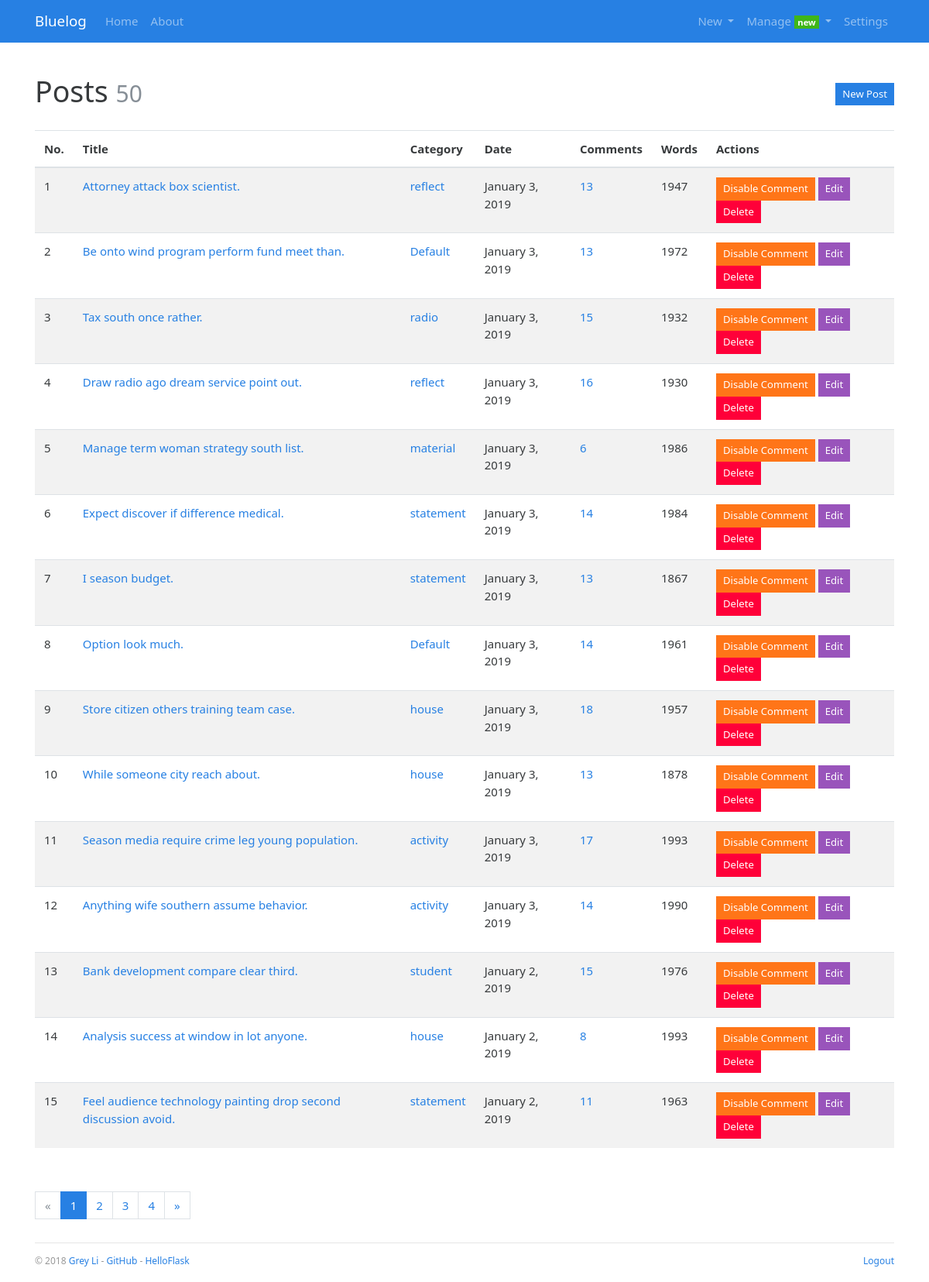
Before: /admin/post/manage (signed in) with the older database file.
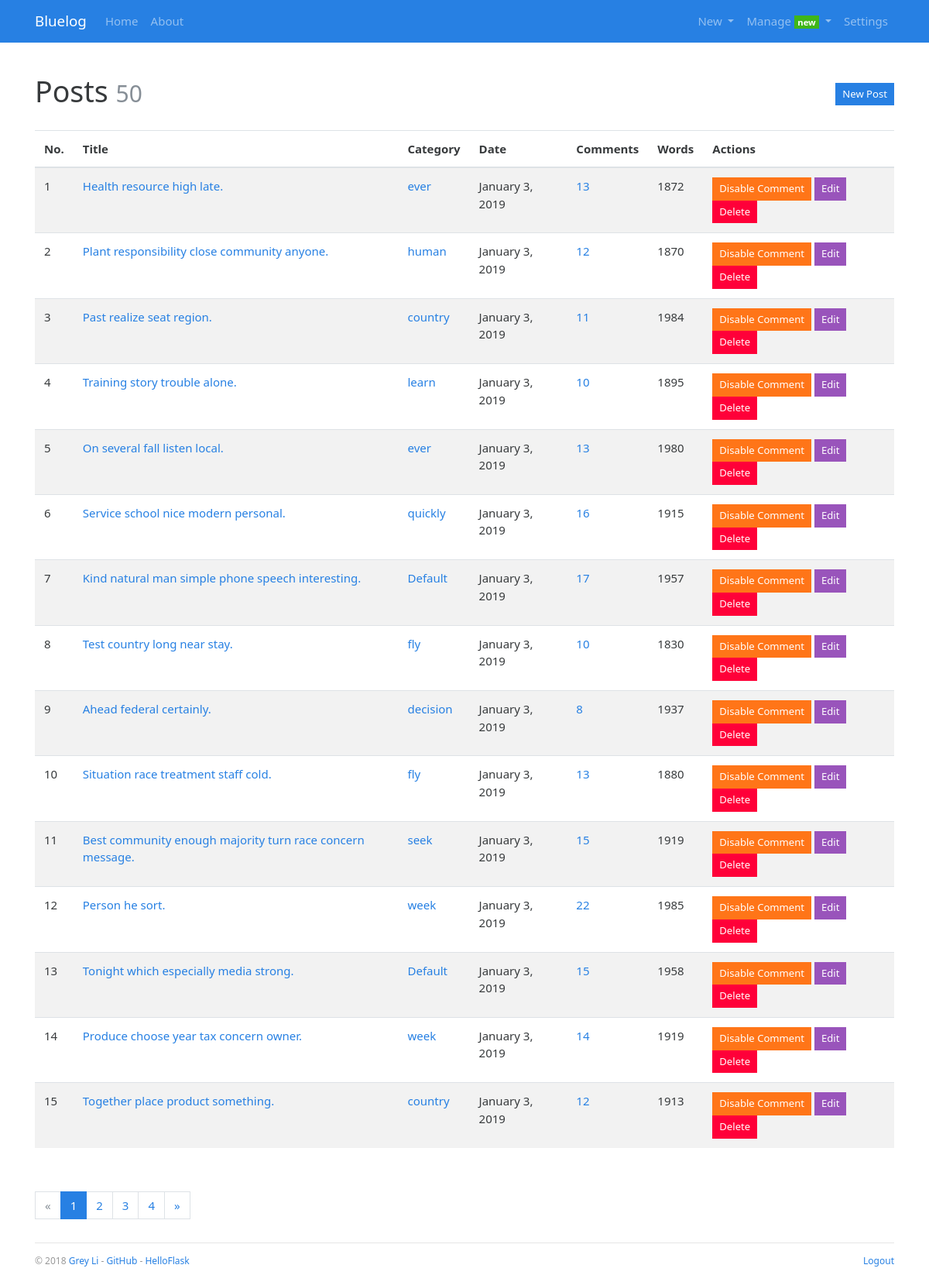
After: the same page with the newer database file.
### ishareblog/models.py (models this page shows, shortened)
class Post(db.Model):
    id = db.Column(db.Integer, primary_key=True)
    title = db.Column(db.String(60))
    body = db.Column(db.Text)
    timestamp = db.Column(db.DateTime, default=datetime.utcnow, index=True)
    can_comment = db.Column(db.Boolean, default=True)
    category_id = db.Column(db.Integer, db.ForeignKey('category.id'))
    category = db.relationship('Category', back_populates='posts')
    comments = db.relationship('Comment', back_populates='post', cascade='all, delete-orphan')

class Category(db.Model):
    id = db.Column(db.Integer, primary_key=True)
    name = db.Column(db.String(30), unique=True)
    posts = db.relationship('Post', back_populates='category')

### ishareblog/blueprints/admin.py (the view)
@admin_bp.route('/post/manage')
@login_required
def manage_post():
    page = request.args.get('page', 1, type=int)
    pagination = Post.query.order_by(Post.timestamp.desc()).paginate(
        page, per_page=current_app.config['BLUELOG_MANAGE_POST_PER_PAGE'])
    posts = pagination.items
    return render_template('admin/manage_post.html', page=page, pagination=pagination, posts=posts)

### ishareblog/__init__.py (called while the page is built)
def register_template_context(app):
    @app.context_processor
    def make_template_context():
        admin = Admin.query.first()
        categories = Category.query.order_by(Category.name).all()
        links = Link.query.order_by(Link.name).all()
        if current_user.is_authenticated:
            unread_comments = Comment.query.filter_by(reviewed=False).count()
        else:
            unread_comments = None
        return dict(
            admin=admin, categories=categories,
            links=links, unread_comments=unread_comments)

def register_request_handlers(app):
    @app.after_request
    def query_profiler(response):
        for q in get_debug_queries():
            if q.duration >= app.config['BLUELOG_SLOW_QUERY_THRESHOLD']:
                app.logger.warning(
                    'Slow query: Duration: %fs\n Context: %s\nQuery: %s\n '
                    % (q.duration, q.context, q.statement)
                )
        return response

### ishareblog/extensions.py (called while the page is built)
@login_manager.user_loader
def load_user(user_id):
    from ishareblog.models import Admin
    user = Admin.query.get(int(user_id))
    return user

### ishareblog/templates/admin/manage_post.html (shortened to what this page needs)
{% extends 'base.html' %}
{% from 'bootstrap/pagination.html' import render_pagination %}
{% block content %}
<div class="page-header">
    <h1>Posts
        <small class="text-muted">{{ pagination.total }}</small>
        <span class="float-right"><a class="btn btn-primary btn-sm"
                                     href="{{ url_for('.new_post') }}">New Post</a></span>
    </h1>
</div>
{% if posts %}
<table class="table table-striped">
    <thead>
    <tr>
        <th>No.</th>
        <th>Title</th>
        <th>Category</th>
        <th>Date</th>
        <th>Comments</th>
        <th>Words</th>
        <th>Actions</th>
    </tr>
    </thead>
    {% for post in posts %}
    <tr>
        <td>{{ loop.index + ((page - 1) * config.BLUELOG_MANAGE_POST_PER_PAGE) }}</td>
        <td><a href="{{ url_for('blog.show_post', post_id=post.id) }}">{{ post.title }}</a></td>
        <td><a href="{{ url_for('blog.show_category', category_id=post.category.id) }}">{{ post.category.name }}</a>
        </td>
        <td>{{ moment(post.timestamp).format('LL') }}</td>
        <td><a href="{{ url_for('blog.show_post', post_id=post.id) }}#comments">{{ post.comments|length }}</a></td>
        <td>{{ post.body|length }}</td>
        <td>
            <form class="inline" method="post"
                  action="{{ url_for('.set_comment', post_id=post.id, next=request.full_path) }}">
                <button type="submit" class="btn btn-warning btn-sm">
                    {% if post.can_comment %}Disable{% else %}Enable{% endif %} Comment
                </button>
            </form>
            <a class="btn btn-info btn-sm" href="{{ url_for('.edit_post', post_id=post.id) }}">Edit</a>
            <form class="inline" method="post"
                  action="{{ url_for('.delete_post', post_id=post.id, next=request.full_path) }}">
                <button type="submit" class="btn btn-danger btn-sm" onclick="return confirm('Are you sure?');">Delete
                </button>
            </form>
        </td>
    </tr>
    {% endfor %}
</table>
<div class="page-footer">{{ render_pagination(pagination) }}</div>
{% else %}
<div class="tip"><h5>No posts.</h5></div>
{% endif %}
{% endblock %}

Changed rows visible on the page:
no longer on this page (row edited): Post: title "Attorney attack box scientist.", category.name "reflect", timestamp "January 3, 2019", comments|length "13", body|length "1947", can_comment "Disable"
no longer on this page (row edited): Post: title "Draw radio ago dream service point out.", category.name "reflect", timestamp "January 3, 2019", comments|length "16", body|length "1930", can_comment "Disable"
no longer on this page (row edited): Post: title "Manage term woman strategy south list.", category.name "material", timestamp "January 3, 2019", comments|length "6", body|length "1986", can_comment "Disable"
no longer on this page (row edited): Post: title "Expect discover if difference medical.", category.name "statement", timestamp "January 3, 2019", comments|length "14", body|length "1984", can_comment "Disable"
no longer on this page (row edited): Post: title "I season budget.", category.name "statement", timestamp "January 3, 2019", comments|length "13", body|length "1867", can_comment "Disable"
no longer on this page (row edited): Post: title "Option look much.", category.name "Default", timestamp "January 3, 2019", comments|length "14", body|length "1961", can_comment "Disable"
no longer on this page (row edited): Post: title "Store citizen others training team case.", category.name "house", timestamp "January 3, 2019", comments|length "18", body|length "1957", can_comment "Disable"
no longer on this page (row edited): Post: title "While someone city reach about.", category.name "house", timestamp "January 3, 2019", comments|length "13", body|length "1878", can_comment "Disable"
no longer on this page (row edited): Post: title "Anything wife southern assume behavior.", category.name "activity", timestamp "January 3, 2019", comments|length "14", body|length "1990", can_comment "Disable"
no longer on this page (row edited): Post: title "Bank development compare clear third.", category.name "student", timestamp "January 2, 2019", comments|length "15", body|length "1976", can_comment "Disable"
removed Post: title "Analysis success at window in lot anyone.", category.name "house", timestamp "January 2, 2019", comments|length "8", body|length "1993", can_comment "Disable"
removed Post: title "Feel audience technology painting drop second discussion avoid.", category.name "statement", timestamp "January 2, 2019", comments|length "11", body|length "1963", can_comment "Disable"
now on this page (row edited): Post: title "Health resource high late.", category.name "ever", timestamp "January 3, 2019", comments|length "13", body|length "1872", can_comment "Disable"
now on this page (row edited): Post: title "Plant responsibility close community anyone.", category.name "human", timestamp "January 3, 2019", comments|length "12", body|length "1870", can_comment "Disable"
changed Post: title "Season media require crime leg young population." → "Past realize seat region."; category.name "activity" → "country"; comments|length "17" → "11"; body|length "1993" → "1984"; moves up the list
changed Post: title "Be onto wind program perform fund meet than." → "Training story trouble alone."; category.name "Default" → "learn"; comments|length "13" → "10"; body|length "1972" → "1895"
now on this page (row edited): Post: title "On several fall listen local.", category.name "ever", timestamp "January 3, 2019", comments|length "13", body|length "1980", can_comment "Disable"
now on this page (row edited): Post: title "Service school nice modern personal.", category.name "quickly", timestamp "January 3, 2019", comments|length "16", body|length "1915", can_comment "Disable"
now on this page (row edited): Post: title "Kind natural man simple phone speech interesting.", category.name "Default", timestamp "January 3, 2019", comments|length "17", body|length "1957", can_comment "Disable"
now on this page (row edited): Post: title "Test country long near stay.", category.name "fly", timestamp "January 3, 2019", comments|length "10", body|length "1830", can_comment "Disable"
changed Post: title "Tax south once rather." → "Ahead federal certainly."; category.name "radio" → "decision"; comments|length "15" → "8"; body|length "1932" → "1937"
added Post: title "Situation race treatment staff cold.", category.name "fly", timestamp "January 3, 2019", comments|length "13", body|length "1880", can_comment "Disable"
now on this page (row edited): Post: title "Best community enough majority turn race concern message.", category.name "seek", timestamp "January 3, 2019", comments|length "15", body|length "1919", can_comment "Disable"
now on this page (row edited): Post: title "Person he sort.", category.name "week", timestamp "January 3, 2019", comments|length "22", body|length "1985", can_comment "Disable"
now on this page (row edited): Post: title "Tonight which especially media strong.", category.name "Default", timestamp "January 3, 2019", comments|length "15", body|length "1958", can_comment "Disable"
added Post: title "Produce choose year tax concern owner.", category.name "week", timestamp "January 3, 2019", comments|length "14", body|length "1919", can_comment "Disable"
now on this page (row edited): Post: title "Together place product something.", category.name "country", timestamp "January 3, 2019", comments|length "12", body|length "1913", can_comment "Disable"
